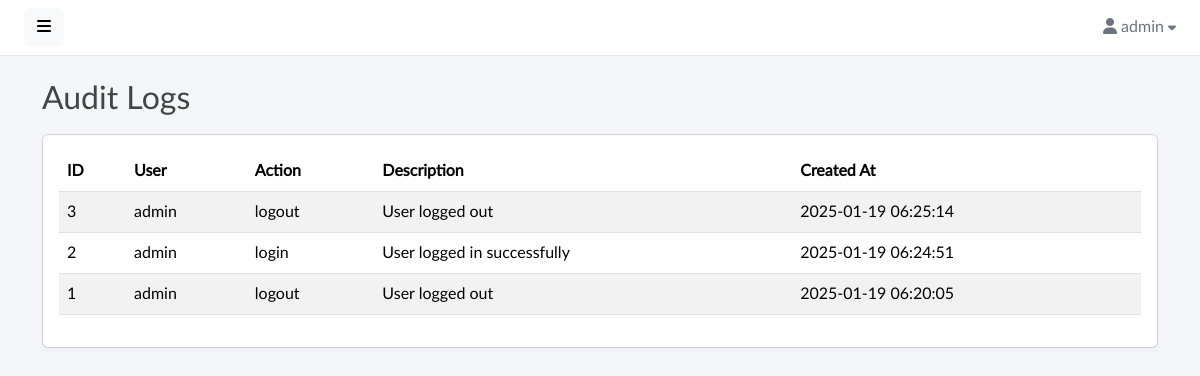
/audit-logs (signed in), run on an earlier commit of the app's database.
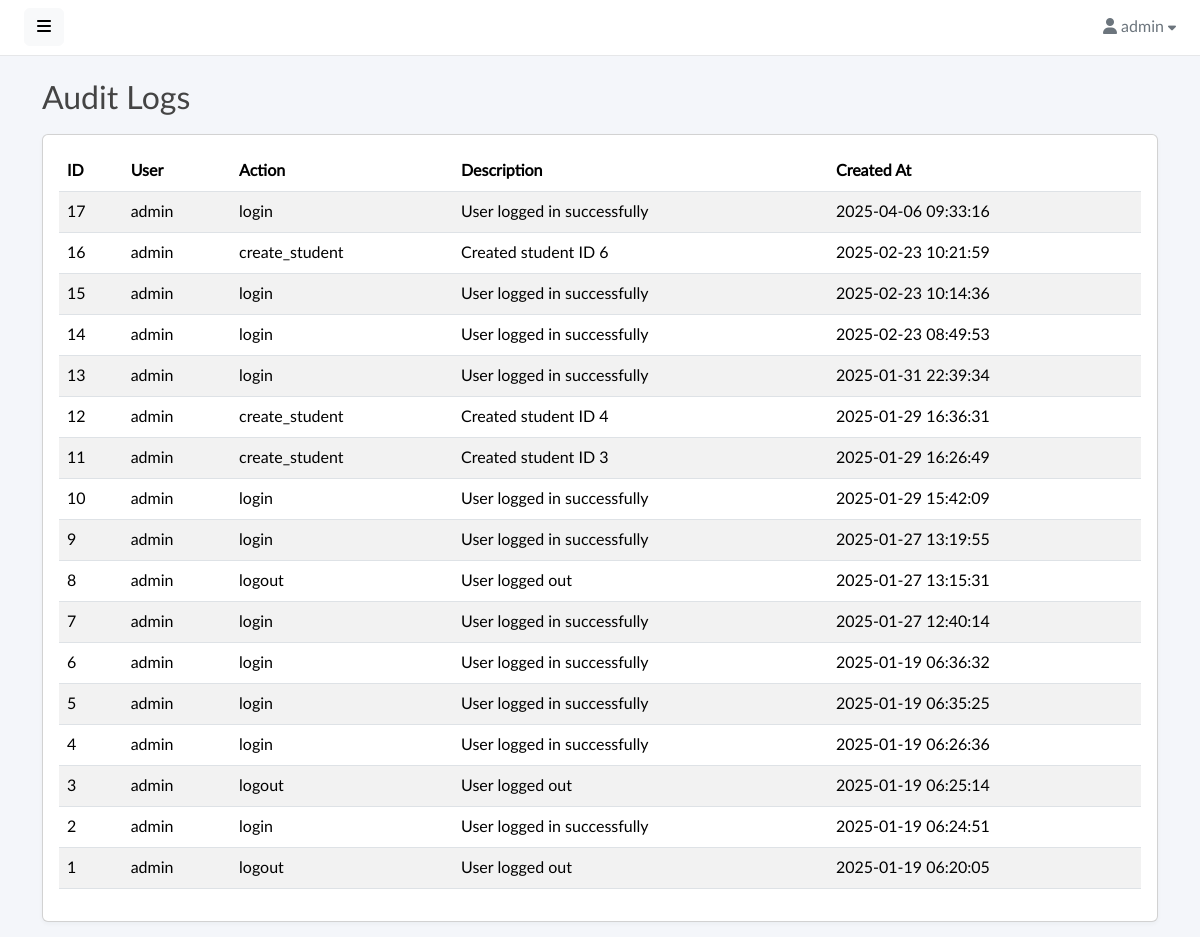
And on a later commit of the database.
### tables this page shows
CREATE TABLE `audit_logs` (
  `id` int(10) UNSIGNED NOT NULL,
  `user_id` int(11) DEFAULT NULL,
  `action` varchar(255) NOT NULL,
  `description` text NOT NULL,
  `created_at` timestamp NOT NULL DEFAULT current_timestamp(),
  `updated_at` timestamp NOT NULL DEFAULT current_timestamp() ON UPDATE current_timestamp()
);

CREATE TABLE `users` (
  `id` int(10) UNSIGNED NOT NULL,
  `name` varchar(100) NOT NULL,
  `email` varchar(255) NOT NULL,
  `password` varchar(255) NOT NULL,
  `created_at` timestamp NOT NULL DEFAULT current_timestamp(),
  `updated_at` timestamp NOT NULL DEFAULT current_timestamp() ON UPDATE current_timestamp()
);

### controllers/audit_logs.php (called while the page is built, shortened)
<?php
require_once __DIR__ . '/../core/AuditLog.php';
$config = require('config.php');
$db = new Database($config['database']);
$auditLogModel = new AuditLog($db);
$auditLogs = $auditLogModel->getAll();
$view = 'views/audit/index.view.php';
require 'views/layout.view.php';

### index.php (called while the page is built, shortened)
<?php
require "Database.php";
require "router.php";

### config.php (called while the page is built)
<?php
return [
    'database' => [
        'host' => 'localhost',
        'port' => 3306,
        'dbname' => 'library_db',
        'charset' => 'utf8mb4',
    ],
];

### Database.php (called while the page is built, shortened)
<?php
class Database
{
    private $connection;
    public function __construct($config, $username = 'root', $password = '')
    {
        $dsn = sprintf(
            'mysql:host=%s;port=%d;dbname=%s;charset=%s',
            $config['host'] ?? 'localhost',
            $config['port'] ?? 3306,
            $config['dbname'] ?? '',
            $config['charset'] ?? 'utf8mb4'
        );
        try {
            $this->connection = new PDO($dsn, $username, $password, [
                PDO::ATTR_DEFAULT_FETCH_MODE => PDO::FETCH_ASSOC,
                PDO::ATTR_ERRMODE => PDO::ERRMODE_EXCEPTION,
            ]);
        } catch (PDOException $e) {
            throw new Exception('Database connection error: ' . $e->getMessage());
        }
    }
    public function query($query, $params = [])
    {
        $statement = $this->connection->prepare($query);
        $statement->execute($params);
        return $statement;
    }
}

### core/AuditLog.php (called while the page is built, shortened)
<?php
class AuditLog
{
    private $db;
    public function __construct(\Database $db)
    {
        $this->db = $db;
    }
    public function getAll()
    {
        $sql = "SELECT a.*, u.name AS user_name
                FROM audit_logs a
                LEFT JOIN users u ON a.user_id = u.id
                ORDER BY a.id DESC";
        return $this->db->query($sql)->fetchAll();
    }
}

### views/audit/index.view.php (the view)
<div class="container mt-4">
    <h2>Audit Logs</h2>
    <div class="card mt-3">
        <div class="card-body table-responsive">
            <table class="table table-striped">
                <thead>
                    <tr>
                        <th>ID</th>
                        <th>User</th>
                        <th>Action</th>
                        <th>Description</th>
                        <th>Created At</th>
                    </tr>
                </thead>
                <tbody>
                <?php if (!empty($auditLogs)): ?>
                    <?php foreach ($auditLogs as $log): ?>
                        <tr>
                            <td><?= htmlspecialchars($log['id']) ?></td>
                            <td><?= htmlspecialchars($log['user_name'] ?? 'N/A') ?></td>
                            <td><?= htmlspecialchars($log['action']) ?></td>
                            <td><?= htmlspecialchars($log['description']) ?></td>
                            <td><?= htmlspecialchars($log['created_at']) ?></td>
                        </tr>
                    <?php endforeach; ?>
                <?php else: ?>
                    <tr>
                        <td colspan="5" class="text-center">No audit logs found.</td>
                    </tr>
                <?php endif; ?>
                </tbody>
            </table>
        </div>
    </div>
</div>

### router.php (shortened to what this page needs)
<?php
$scriptName = $_SERVER['SCRIPT_NAME'];
$basePath = rtrim(dirname($scriptName), '/\\');
$uri = parse_url($_SERVER["REQUEST_URI"], PHP_URL_PATH);
if (strpos($uri, $basePath) === 0) {
    $uri = substr($uri, strlen($basePath));
}
$protected_routes = [
    "/"                 => "controllers/index.php",
    "/students"         => "controllers/students.php",
    "/logs"             => "controllers/logs.php",
    "/logs/summary"     => "controllers/logs_summary.php",
    "/logs/summary-print"=> "controllers/logs_summary_print.php",
    "/logs/print"       => "controllers/logs_print.php",
    "/audit-logs"       => "controllers/audit_logs.php",
    "/departments"      => "controllers/departments.php",
    "/courses"          => "controllers/courses.php",
    "/import-students"  => "controllers/import_students.php"
];
$public_routes = [
    "/rfid"   => "controllers/rfid.php",
    "/login"  => "controllers/login.php",
    "/signup" => "controllers/signup.php",
    "/logout" => "controllers/logout.php",
    "/setup"  => "controllers/setup.php"
];
$routes = array_merge($protected_routes, $public_routes);
function routeToController($uri, $routes, $protected_routes) {
    if (array_key_exists($uri, $routes)) {
        $controller = $routes[$uri];
        if (file_exists($controller)) {
            require $controller;
            return;
        }
    }
}
routeToController($uri, $routes, $protected_routes);

### views/partials/head.php (shortened to what this page needs)
<!doctype html>
<html lang="en">
<head>
        <link href="<?= BASE_PATH ?>/assets/vendor/fontawesome/css/all.min.css" rel="stylesheet">
        <link href="<?= BASE_PATH ?>/assets/vendor/bootstrap/css/bootstrap.min.css" rel="stylesheet">
        <link href="<?= BASE_PATH ?>/assets/css/master.css" rel="stylesheet">
        <link href="https://cdn.jsdelivr.net/npm/select2@4.1.0-rc.0/dist/css/select2.min.css" rel="stylesheet" />
    </head>
<body>

### views/layout.view.php (shortened to what this page needs)
<?php
require "partials/head.php";
if (in_array($view, ['views/login.view.php', 'views/signup.view.php'])) {
    require $view;
} else {
    echo '<div class="wrapper">';
    echo '<div id="body" class="active">';
    require "partials/nav.php";
    require $view;
    echo '</div></div>';
}
require "partials/foot.php";
?>

### views/partials/nav.php (shortened to what this page needs)
<nav class="navbar navbar-expand-lg navbar-white bg-white">
    <button type="button" id="sidebarCollapse" class="btn btn-light">
        <i class="fas fa-bars"></i><span></span>
    </button>
    <div class="collapse navbar-collapse" id="navbarSupportedContent">
        <ul class="nav navbar-nav ms-auto">
            <li class="nav-item dropdown">
                <div class="nav-dropdown">
                    <a href="#" id="nav2" class="nav-item nav-link dropdown-toggle text-secondary" data-bs-toggle="dropdown" aria-expanded="false">
                        <i class="fas fa-user"></i> <span>
                            <?= htmlspecialchars($_SESSION['user_name']) ?>
                        </span>
                        <i style="font-size: .8em;" class="fas fa-caret-down"></i>
                    </a>
                </div>
            </li>
        </ul>
    </div>
</nav>

### views/partials/foot.php (shortened to what this page needs)
</body>
</html>

### assets/css/master.css (style rules this page uses)
body, h1, .h1, h2, .h2, h3, .h3, h4, .h4, h5, .h5, h6, .h6, p, a, td { -moz-osx-font-smoothing: grayscale; -webkit-font-smoothing: antialiased; }
body { width: 100%; height: 100%; background: #f4f6fa; font-family: "Lato", "Helvetica Neue", Arial, Helvetica, sans-serif; font-size: 1rem; color: #444; }
.wrapper { display: flex; width: 100%; align-items: stretch; overflow-x: hidden }
#body { width: 100%; padding: 0; min-height: 100vh; transition: all 0.3s; }
#body>.navbar { padding: 0 1.5rem; min-height: 54px; box-shadow: none; border-bottom: 1px solid rgba(101, 109, 119, .16); }
.card { margin-bottom: 15px; box-shadow: rgba(35, 46, 60, .04) 0 2px 4px 0; }
a, a:hover, a:focus { color: inherit; text-decoration: none; transition: all 0.3s; }
.table td, .table th { vertical-align: middle; }
@media (min-width: 200px) { .navbar-expand-lg .navbar-collapse { display: -ms-flexbox !important; display: flex !important; -ms-flex-preferred-size: auto; flex-basis: auto; } }
@media (min-width: 200px) { .navbar-expand-lg .navbar-nav { -ms-flex-direction: row; flex-direction: row; } }

### assets/components/navbar/navbar-dropdowns.css (style rules this page uses)
.nav-dropdown .nav-link { color: #B2EBF2; line-height: 1.42857; padding: 1rem 0 1rem 1rem !important; }
.nav-dropdown .nav-link::after { display: none; }

What changed in the data, as far as the page shows it:
added audit_logs: id "17", user.name "admin", action "login", description "User logged in successfully", created_at "2025-04-06 09:33:16"
added audit_logs: id "16", user.name "admin", action "create_student", description "Created student ID 6", created_at "2025-02-23 10:21:59"
added audit_logs: id "15", user.name "admin", action "login", description "User logged in successfully", created_at "2025-02-23 10:14:36"
added audit_logs: id "14", user.name "admin", action "login", description "User logged in successfully", created_at "2025-02-23 08:49:53"
added audit_logs: id "13", user.name "admin", action "login", description "User logged in successfully", created_at "2025-01-31 22:39:34"
added audit_logs: id "12", user.name "admin", action "create_student", description "Created student ID 4", created_at "2025-01-29 16:36:31"
added audit_logs: id "11", user.name "admin", action "create_student", description "Created student ID 3", created_at "2025-01-29 16:26:49"
added audit_logs: id "10", user.name "admin", action "login", description "User logged in successfully", created_at "2025-01-29 15:42:09"
added audit_logs: id "9", user.name "admin", action "login", description "User logged in successfully", created_at "2025-01-27 13:19:55"
added audit_logs: id "8", user.name "admin", action "logout", description "User logged out", created_at "2025-01-27 13:15:31"
added audit_logs: id "7", user.name "admin", action "login", description "User logged in successfully", created_at "2025-01-27 12:40:14"
added audit_logs: id "6", user.name "admin", action "login", description "User logged in successfully", created_at "2025-01-19 06:36:32"
added audit_logs: id "5", user.name "admin", action "login", description "User logged in successfully", created_at "2025-01-19 06:35:25"
added audit_logs: id "4", user.name "admin", action "login", description "User logged in successfully", created_at "2025-01-19 06:26:36"
